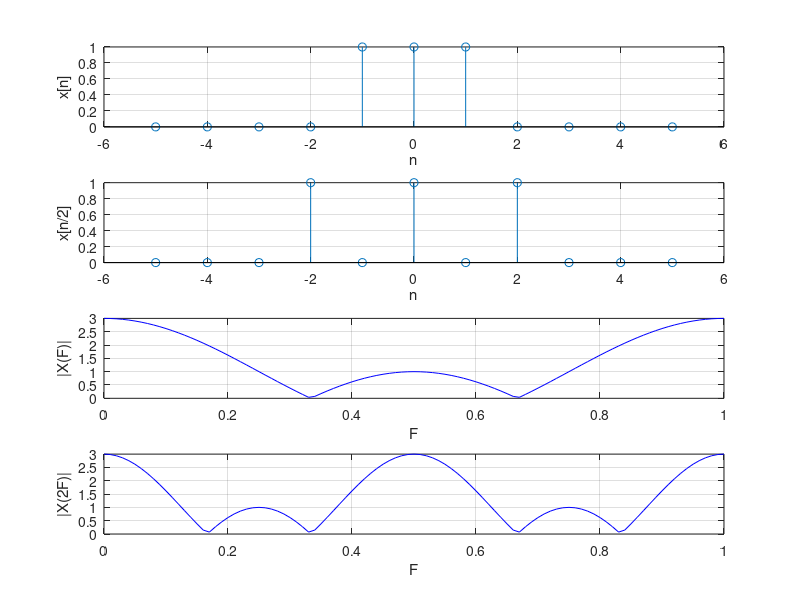

This chart was generated by the following MATLAB code: (Note: this script raises an error after producing the figure.)
clear, clc;

n = -5:1:5;
x_n = (n>=-1) & (n<=1);
subplot(4, 1, 1);
ylim([0 1]); stem(n, x_n); grid on; xlabel('n'); ylabel('x[n]');

x_n1 = upsample(x_n, 2);
x_n2 = x_n1(:,6:16);
subplot(4, 1, 2);
ylim([0 1]); stem(n, x_n2); grid on; xlabel('n'); ylabel('x[n/2]');

omega = -pi:0.01*pi:pi;
pF = 0:0.01*pi:pi;
X = x_n*exp(-1j*omega.*(2*n)');
XF = X(:,101:201);
subplot(4,1,3); plot(pF/pi,abs(XF),'b-'); grid on;
ylim([0 3]); xlabel('F'); ylabel('|X(F)|');

X1 = x_n2*exp(-1j*omega.*(2*n)');
X2F = X1(:,101:201);
subplot(4,1,4); plot(pF/pi,abs(X2F),'b-'); grid on;
ylim([0 3]); xlabel('F'); ylabel('|X(2F)|');

% ==============================================

clear, clc;

n = 0:1:9;
n0 = 0:1:9;

b = [1 0];          %출력 x계수 -> x[n]
a = [1 -0.8];       %출력 y계수 -> y[n]-0.5y[n]

a1 = [1 0.8];

x = dimpulse(b,a,n);
subplot(5, 2, 1); stem(n, x, 'b-'); grid on;
ylim([0 1]); xlim([0 10]); xlabel('n'); ylabel('h_1[n]');

x1 = dimpulse(b,a1,n);
subplot(5, 2, 2); stem(n, x1, 'b-'); grid on;
ylim([-1 1]); xlim([0 10]); xlabel('n'); ylabel('h_2[n]'); 

[h,w] = freqz(b,a,512);
subplot(5, 2, 3); plot(w, h, 'b-'); grid on;
ylim([0 5]); xlim([0 pi]); xlabel('\Omega'); ylabel('|H_1(\Omega)|');

[h0,w0] = freqz(b,a1,512);
subplot(5, 2, 4); plot(w0, h0, 'b-'); grid on;
ylim([0 5]); xlim([0 pi]); xlabel('\Omega'); ylabel('|H_2(\Omega)|');

s = angle(h);
subplot(5, 2, 5); plot(w, s, 'b-'); grid on;
ylim([-1 0]); xlim([0 pi]); xlabel('\Omega'); ylabel('\angleH_1(\Omega)');

s1 = angle(h0);
subplot(5, 2, 6); plot(w0, s1, 'b-'); grid on;
ylim([0 1]); xlim([0 pi]); xlabel('\Omega'); ylabel('\angleH_2(\Omega)');

x = n>=0;
x_n = (0.8).^n.*x;
[H,n] = impz(x_n,a);
subplot(5, 2, 7); stem(n(1:10), H(1:10), 'b-'); grid on;
ylim([0 2.1]); xlim([0 10]); xlabel('n'); ylabel('y_1[n]');

[H,n] = impz(x_n,a1);
subplot(5, 2, 8); stem(n(1:10), H(1:10), 'b-'); grid on;
xlim([0 10]); ylim([0 1]); xlabel('n'); ylabel('y_2[n]');

x_y = (-0.8).^n0.*x;
x_n1 = x_y(:,1:10);
[H0,n0] = impz(x_n1,a);
subplot(5, 2, 9); stem(n0(1:10), H0(1:10), 'b-'); grid on;
xlim([0 10]); ylim([0 1]); xlabel('n'); ylabel('y_1[n]');

[H0,n0] = impz(x_n1,a1);
subplot(5, 2, 10); stem(n0(1:10), H0(1:10), 'b-'); grid on;
xlim([0 10]); ylim([-2.1 2.1]); xlabel('n'); ylabel('y_2[n]');
